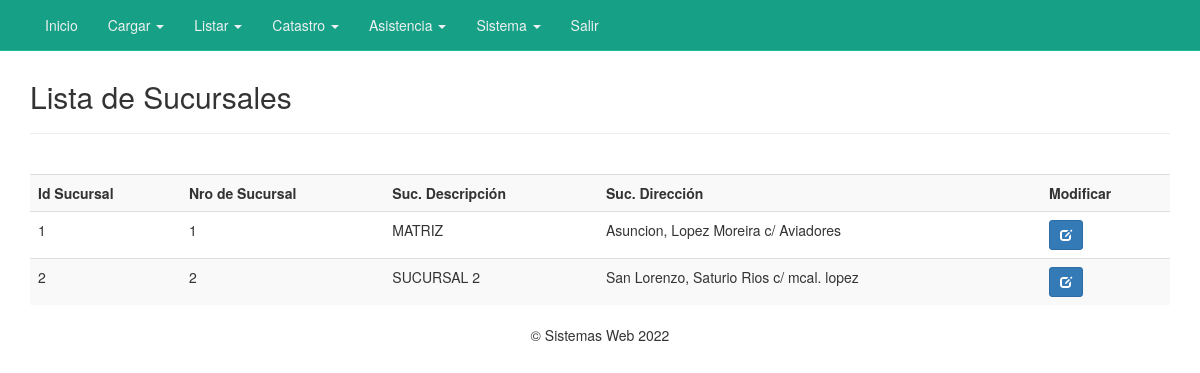
Page /listSucursales.php (signed in) on the committed database.
### tables this page shows
CREATE TABLE `sucursales` (
  `id_suc` int(11) NOT NULL AUTO_INCREMENT,
  `suc_nro` int(100) DEFAULT NULL,
  `suc_desc` varchar(50) DEFAULT NULL,
  `suc_dir` varchar(50) DEFAULT NULL,
  PRIMARY KEY (`id_suc`)
);

### listSucursales.php (the view, shortened to what this page needs)
<?php
include("conexion.php");
?>
<!DOCTYPE html>
<html lang="es">
<head>
	<link href="css/bootstrap.min.css" rel="stylesheet">
	<link href="css/style_nav.css" rel="stylesheet">
</head>
<body>
	<nav class="navbar navbar-default navbar-fixed-top">
		<?php include('nav.php');?>
	</nav>
	<div class="container">
		<div class="content">
			<h2>Lista de Sucursales</h2>
			<hr />
			<br />
			<div class="table-responsive">
			<table class="table table-striped table-hover">
				<tr>
                    <th>Id Sucursal</th>
					<th>Nro de Sucursal</th>
					<th>Suc. Descripción</th>
                    <th>Suc. Dirección</th>
					<th>Modificar</th>
				</tr>
				<?php
				$sql = mysqli_query($con, "SELECT * FROM sucursales ORDER BY id_suc ASC");
				if(mysqli_num_rows($sql) == 0){
					echo '<tr><td colspan="8">No hay datos.</td></tr>';
				}else{
					while($row = mysqli_fetch_assoc($sql)){
						echo '
						<tr>
							<td>'.$row['id_suc'].'</td>
							<td>'.$row['suc_nro'].'</td>
                            <td>'.$row['suc_desc'].'</td>
                            <td>'.$row['suc_dir'].'</td>
							<td>
								<a href="editSucursales.php?nik='.$row['id_suc'].'" title="Editar datos" class="btn btn-primary btn-sm"><span class="glyphicon glyphicon-edit" aria-hidden="true"></span></a>
							</td>
						</tr>
						';
					}
				}
				?>
			</table>
			</div>
		</div>
	</div><center>
	<p>&copy; Sistemas Web <?php echo date("Y");?></p
		</center>
</body>
</html>

### css/style_nav.css (style rules this page uses)
.navbar-default { background-color: #16a085; border-color: #1abc9c; }

### listSucursales.php (style rules this page uses)
.content { margin-top: 80px; }

### rows in the picture
sucursales: id_suc "1", suc_nro "1", suc_desc "MATRIZ", suc_dir "Asuncion, Lopez Moreira c/ Aviadores"
sucursales: id_suc "2", suc_nro "2", suc_desc "SUCURSAL 2", suc_dir "San Lorenzo, Saturio Rios c/ mcal. lopez"
